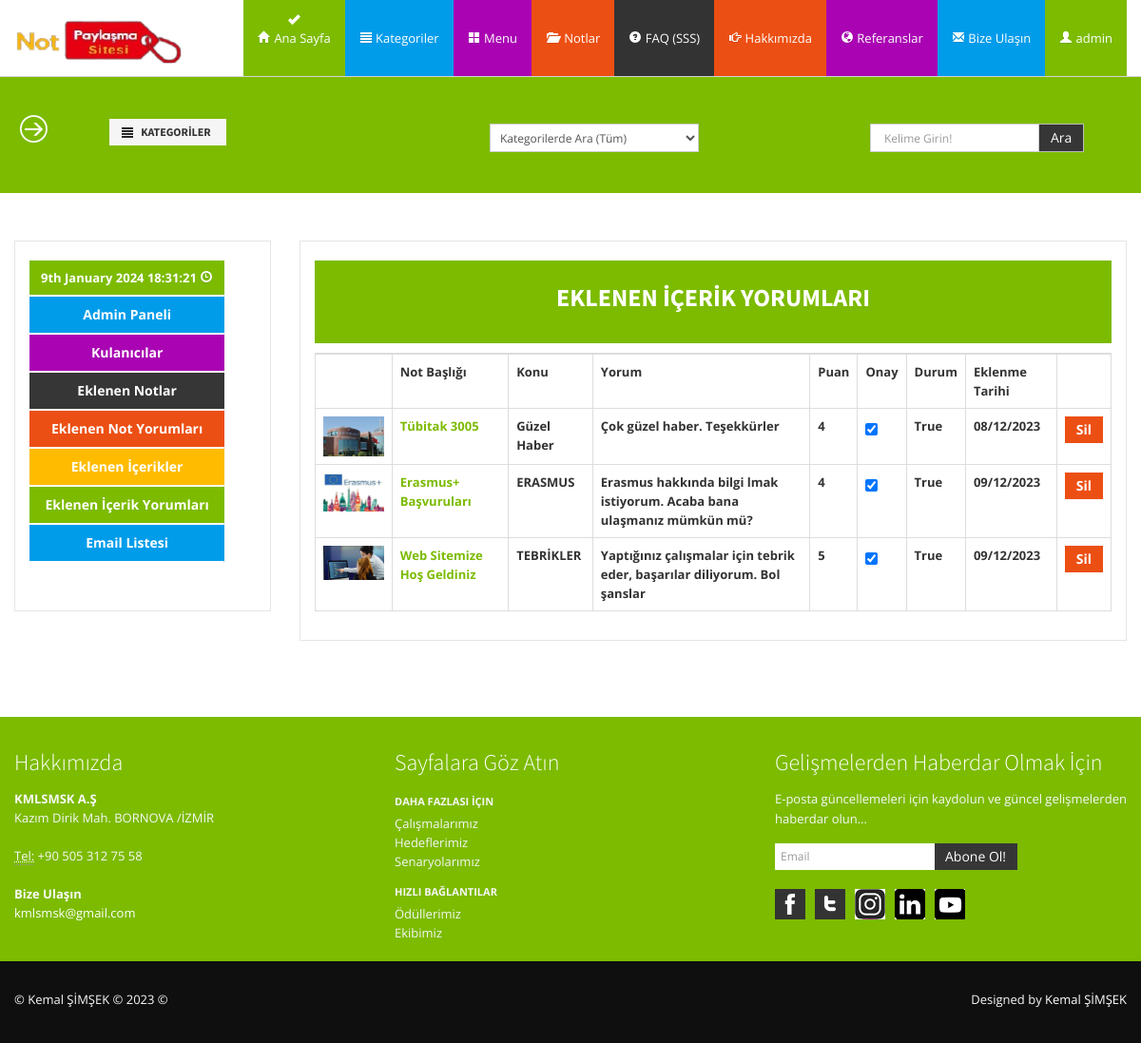
Page /content/allcomments/ (signed in) on the committed database.
### content/models.py (models this page shows, shortened)
class ContentComment(models.Model):
    STATUS=(
        ('New', 'Yeni'),
        ('True', 'Evet'),
        ('False', 'Hayır'),
    )
    content=models.ForeignKey(Content, on_delete=models.CASCADE)
    user=models.ForeignKey(User, on_delete=models.CASCADE)
    subject=models.CharField(max_length=60, blank=True)
    comment=models.TextField(max_length=250, blank=True)
    rate=models.IntegerField(blank=True)
    status=models.CharField(max_length=10, choices=STATUS, default='New')
    ip=models.CharField(blank=True, max_length=20)
    create_at=models.DateTimeField(auto_now_add=True)
    update_at=models.DateTimeField(auto_now=True)

class Content(models.Model):
    TYPE=(
        ('menu', 'menu'),
        ('haber', 'haber'),
        ('duyuru', 'duyuru'),
        ('etkinlik', 'etkinlik'),
    )
    STATUS=(
        ('True', 'Evet'),
        ('False', 'Hayır'),
    )
    user=models.ForeignKey(User, on_delete=models.SET_NULL, null=True)
    menu=models.OneToOneField(Menu, null=True, blank=True, on_delete=models.CASCADE)
    type=models.CharField(max_length=15,choices=TYPE)
    title=models.CharField(max_length=160)
    keywords=models.CharField(blank=True,max_length=255)
    description=models.CharField(blank=True, max_length=255)
    image=models.ImageField(blank=True, null=True, upload_to='images/')
    detail=RichTextUploadingField()
    slug=models.SlugField(null=False, unique=True)
    status=models.CharField(max_length=15, choices=STATUS)
    create_at=models.DateTimeField(auto_now_add=True)
    update_at=models.DateTimeField(auto_now=True)
    def image_tag(self):
        return mark_safe('<img src="{}" height="40"/>'.format(self.image.url))
    image_tag.short_description="Image"

### home/models.py (models this page shows, shortened)
class Settings(models.Model):
    STATUS=(
        ('True', 'Evet'),
        ('False', 'Hayir'),
    )
    title=models.CharField(max_length=200)
    keywords=models.CharField(max_length=255)
    description=models.CharField(max_length=255)
    company=models.CharField(max_length=100)
    address=models.CharField(blank=True,max_length=150)
    googleMap=models.CharField(blank=True, max_length=255)
    phone=models.CharField(blank=True, max_length=20)
    fax=models.CharField(blank=True,max_length=20)
    email=models.CharField(blank=True, max_length=60)
    smtpserver=models.CharField(blank=True,max_length=30)
    smtpemail=models.CharField(blank=True,max_length=30)
    smtppassword=models.CharField(blank=True,max_length=30)
    smtpport=models.CharField(blank=True,max_length=10)
    icon=models.ImageField(blank=True, upload_to='images/')
    facebook=models.CharField(blank=True,max_length=50)
    instagram=models.CharField(blank=True,max_length=50)
    twitter=models.CharField(blank=True,max_length=50)
    youtube=models.CharField(blank=True,max_length=70)
    linkedin=models.CharField(blank=True,max_length=90)
    aboutus=RichTextUploadingField(blank=True)
    contact=RichTextUploadingField(blank=True)
    references=RichTextUploadingField(blank=True)
    status=models.CharField(max_length=10, choices=STATUS)
    create_at=models.DateTimeField(auto_now_add=True)
    update_at=models.DateTimeField(auto_now=True)

### content/views.py (the view)
# urls.py: path('allcomments/', views.allcomments, name='allcomments'),
@login_required(login_url='/login')
def allcomments(request):
    settings=Settings.objects.get(pk=1)
    menu=Menu.objects.all()
    category=Category.objects.all()
    comments=ContentComment.objects.all()
    context= {
        'category': category,
        'comments': comments,
        'settings': settings,
        'menu': menu,
    }
    return render(request, 'admin_contentcomments.html', context)

### user/templates/admin_contentcomments.html (shortened to what this page needs)
{% extends "homebase.html" %}
{% load static %}
{% block content  %}
{% include "head.html" %}
{% include "header.html" %}
{% include "search.html" %}
<section id="maincontent">
    <div class="container">
      <div class="row">
        <div class="span3">
          <aside>
            <div class="widget">
              {% include "admin_panel.html" %}
            </div>
          </aside>
        </div>
        <div class="span9">
          <aside>
            <div class="widget">
              <div class="well well-success">
                <center><b> <h3>EKLENEN İÇERİK YORUMLARI</b></h3></center>
              </div>
              <table class="table table-bordered">
                <tr>
                  <th> </th>
                  <th> Not Başlığı</th>
                  <th> Konu </th>
                  <th> Yorum </th>
                  <th> Puan </th>
                  <th> Onay </th>
                  <th> Durum </th>
                  <th> Eklenme Tarihi </th>
                  <th>  </th>
                </tr>
                {% for rs in comments %}
                <tr>
                  <th> <a href="/contents/{{rs.content.id}}/{{rs.content.slug}}">
                    <img src="{{rs.content.image.url}}" width="200"> </a> </th>
                  <th> <a href="/contents/{{rs.content.id}}/{{rs.content.slug}}">
                    {{rs.content.title}} </a> </th>
                  <th>{{rs.subject}} </th>
                  <th> {{rs.comment}}</th>
                  <th> {{rs.rate}}</th>
                  <th>
                    {% if rs.status == 'True'  %}
                    <input type="checkbox" checked onchange="document.location.href='/content/adminnotacceptcomment/{{rs.id}}';"/>
                       {% else %}
                       <input type="checkbox" onchange="if(this.checked) document.location.href='/content/adminacceptcomment/{{rs.id}}';"/>
                      {% endif %}
                  </th>
                  <th> {{rs.status}} </th>
                  <th> {{rs.create_at  |date:"d/m/Y" }}</th>
                  <th>
                    <a href="/content/admindeletecomment/{{rs.id}}" onclick=" return confirm ('Silmek istediğinden emin misin?')" type="button" class="btn btn-danger"> Sil </button>
                    </th>
                </tr>
                {% endfor %}
              </table>
            </div>
          </aside>
        </div>
      </div>
    </div>
  </section>
  {% endblock content  %}

### home/templates/header.html (shortened to what this page needs)
{% load static %}
<header>
  <div class="navbar navbar-fixed-top">
    <div class="navbar-inner bg-info mx-auto">
      <div class="container">
        <a class="brand logo" href="/">
          <img src="{% static "assets/img/logo.png" %}" width="180"/>
        </a>
        <div>
          <nav>
            <ul class="nav topnav">
              <li class="dropdown bg-info success active">
                <a href="/"><i class="icon-home icon-white"></i> Ana Sayfa</a>
              </li>
              {% load mptt_tags %}
              <li class="dropdown primary">
                <a href="#"><i class="icon-align-justify icon-white"></i> Kategoriler</a>
              </li>
              <li class="dropdown info">
                <a href="#"><i class=" icon-th-large icon-white"></i> Menu</a>
              </li>
              <li class="dropdown danger">
                <a href="#"><i class="icon-folder-open icon-white"></i> Notlar</a>
              </li>
              <li class="dropdown inverse">
                <a href="#"><i class="icon-question-sign icon-white"></i> FAQ (SSS) </a>
              </li>
              <li class="dropdown danger">
                <a href="#"><i class=" icon-hand-right icon-white"></i> Hakkımızda</a>
              </li>
              <li class="dropdown info">
                <a href="#"><i class="icon-globe icon-white"></i> Referanslar</a>
              </li>
              <li class="dropdown primary">
                <a href="#"><i class="icon-envelope icon-white"></i> Bize Ulaşın</a>
              </li>
              <li class="dropdown success">
                {% if user.id is not None %}
                <a href="#"> <i class="icon-user icon-white"> </i>
                   {{user.username}} </a>
                {%endif%}
              </li>
            </ul>
          </nav>
        </div>
      </div>
    </div>
  </div>
</header>

### home/templates/footer.html (shortened to what this page needs)
{% load static %}
 <footer class="footer">
  <div class="container">
    <div class="row">
      <div class="span4">
        <div class="widget">
          <h4>Hakkımızda</h4>
          <address>
        <strong>{{settings.company}} </strong><br>
        {{settings.address}}<br>
        <br>
        <abbr title="Phone">Tel:</abbr> {{settings.phone}}
        </address>
          <address>
        <strong>Bize Ulaşın</strong><br>
        <a href="mailto:{{settings.email}}">{{settings.email}}</a>
        </address>
        </div>
      </div>
      <div class="span4">
        <div class="widget">
          <h4>Sayfalara Göz Atın</h4>
          <ul class="nav nav-list regular">
            <li class="nav-header">Daha Fazlası İçin</li>
            <li><a href="#">Çalışmalarımız</a></li>
            <li><a href="#">Hedeflerimiz</a></li>
            <li><a href="#">Senaryolarımız</a></li>
            <li class="nav-header">Hızlı Bağlantılar</li>
            <li><a href="#">Ödüllerimiz</a></li>
            <li><a href="#">Ekibimiz</a></li>
          </ul>
        </div>
      </div>
      <div class="span4">
        <div class="widget">
          <h4>Gelişmelerden Haberdar Olmak İçin</h4>
          <form class="form-horizontal" action="/curriculumVitae/addlistmail/" method="post">
            <fieldset>
              <p>
                E-posta güncellemeleri için kaydolun ve güncel gelişmelerden haberdar olun...
              </p>
              <div class="input-prepend input-append">
                <input class="span2" id="email" name="email" type="text" placeholder="Email">
                <button class="btn btn-inverse" type="submit">Abone Ol!</button>
              </div>
            </fieldset>
          </form>
          <ul class="social_small">
            <li class="facebook first"><a href="{{settings.facebook}}" title="Facebook">Facebook</a></li>
            <li class="twitt"><a href="{{settings.twitter}}" title="Twitter">Twitter</a></li>
            <li class="googleplus"><a href="{{settings.instagram}}" title="Instagram">Instagram</a></li>
            <li class="flickr"><a href="{{settings.linkedin}}" title="Linkedin">Linkedin</a></li>
            <li class="dribbble"><a href="{{settings.youtube}}" title="Youtube">Youtube</a></li>
          </ul>
        </div>
      </div>
    </div>
  </div>
  <div class="verybottom">
    <div class="container">
      <div class="row">
        <div class="span6">
          <p>&copy; Kemal ŞİMŞEK &copy; 2023 &copy; </p>
        </div>
        <div class="span6">
          <div class="pull-right">
            <div class="credits">
              Designed by <a href="https://www.linkedin.com/in/kmlsmsk/"> Kemal ŞİMŞEK</a>
            </div>
          </div>
        </div>
      </div>
    </div>
  </div>
</footer>

### home/static/assets/css/docs.css (style rules this page uses)
section { padding-top: 30px; }

### home/static/assets/css/style.css (style rules this page uses)
.row { margin-bottom:20px; }
.well-success, .carousel-caption.success { background: #7cbb00; color:#fff; }
header .navbar .brand.logo { padding: 0; margin-left:0; margin-top:20px; }
header nav { margin-right:-10px; }
.navbar ul.topnav { float:right; }
.navbar .nav > li > a { float: none; padding: 30px 15px 30px; color: #777777; text-decoration: none; text-shadow: none; }
.navbar .nav .active > a, .navbar .nav .active > a:hover, .navbar .nav .active > a:focus { background-image: url(../img/icons/add.png); background-position: center 15px; background-repeat: no-repeat; -webkit-transition: all 0.2s ease; -moz-transition: all 0.2s ease-in-out; -o-transition: all 0.2s ease-in-out; -ms-transition: all 0.2s ease-in-out; transition: all 0.2s ease-in-out; color:#fff; }
.navbar .nav .primary > a, .navbar .nav .primary > a:hover, .navbar .nav .primary > a:focus { background-color: #009cea; color:#fff; }
.navbar .nav .danger > a, .navbar .nav .danger > a:hover, .navbar .nav .danger > a:focus { background-color: #ec4f13; color:#fff; }
.navbar .nav .info > a, .navbar .nav .info > a:hover, .navbar .nav .info > a:focus { background-color: #a903b3; color:#fff; }
.navbar .nav .success > a, .navbar .nav .success > a:hover, .navbar .nav .success > a:focus { background-color: #7cbb00; color:#fff; }
.navbar .nav .inverse > a, .navbar .nav .inverse > a:hover, .navbar .nav .inverse > a:focus { background-color: #333; color:#fff; }
#maincontent { z-index:1000; margin:0 0 30px; }
aside { border:1px solid #e5e5e5; padding:20px 15px 0 15px; margin: 0 0 30px 0; -webkit-border-radius: 0; -moz-border-radius: 0; border-radius: 0; }
aside .widget { margin-bottom:30px; }
.social_small { margin: 0; }
.social_small li { display: inline; list-style: none; text-indent: -9999px; margin-left: 10px; float: left; -webkit-transition: all 0.3s ease-in-out; -moz-transition: all 0.3s ease-in-out; -o-transition: all 0.3s ease-in-out; -ms-transition: all 0.3s ease-in-out; transition: all 0.3s ease-in-out; }
.social_small li.first { margin-left:0; }
.social_small li a { background-repeat: no-repeat; background-position: 0 0; display: block; height: 32px; width: 32px; }
.facebook { background: url(../img/icons/social/fb.png) no-repeat; }
.googleplus { background: url(../img/icons/social/google.png) no-repeat; }
.dribbble { background: url(../img/icons/social/dribble.png) no-repeat; }
.flickr { background: url(../img/icons/social/flickr.png) no-repeat; }
.twitt { background: url(../img/icons/social/twitter.png) no-repeat; }
footer { padding-top:30px; color:#f8f8f8; }
footer h1, footer h2, footer h3, footer h4, footer h5, footer h6 { color:#fff; }
footer a, footer a:hover { color:#fff; }
footer .verybottom { padding-top:30px; background:#0f0f0f; }
footer .nav-list li, footer .nav-list li a, footer .nav-list li.nav-header { text-shadow:none; color:#f6f6f6; }
footer .nav-list li a { text-shadow:none; }
footer .nav-list.regular .nav-header { padding: 3px 0; }
footer .nav-list.regular > li > a { padding: 0; }
footer.footer .input-append button, footer.footer .input-append input { border:none; }

### home/static/assets/color/success.css (style rules this page uses)
a { color: #7cbb00; }
header .navbar .navbar-inner li.active { border-top: 5px solid #fff; background: #7cbb00; margin-top:-5px; }
footer.footer { background:#7cbb00; }

### rows in the picture
ContentComment: content.image (picture), content "Tübitak 3005", subject "Güzel Haber", comment "Çok güzel haber. Teşekkürler", rate "4", status "True", create_at "08/12/2023"
ContentComment: content.image (picture), content "Erasmus+ Başvuruları", subject "ERASMUS", comment "Erasmus hakkında bilgi lmak istiyorum. Acaba bana ulaşmanız mümkün mü?", rate "4", status "True", create_at "09/12/2023"
ContentComment: content.image (picture), content "Web Sitemize Hoş Geldiniz", subject "TEBRİKLER", comment "Yaptığınız çalışmalar için tebrik eder, başarılar diliyorum. Bol şanslar", rate "5", status "True", create_at "09/12/2023"
Settings: company "KMLSMSK A.Ş", address "Kazım Dirik Mah. BORNOVA /İZMİR", phone "+90 505 312 75 58", email "kmlsmsk@gmail.com"

### other values in the picture
{{ user.username }} "admin"
